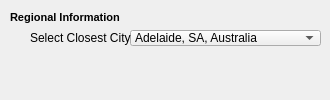
        <widget class="QWidget" name="regioncity_group" native="true">
         <property name="minimumSize">
          <size>
           <width>0</width>
           <height>100</height>
          </size>
         </property>
         <widget class="QLabel" name="regioncity_title">
          <property name="geometry">
           <rect>
            <x>10</x>
            <y>10</y>
            <width>281</width>
            <height>16</height>
           </rect>
          </property>
          <property name="text">
           <string>&lt;!DOCTYPE HTML PUBLIC &quot;-//W3C//DTD HTML 4.0//EN&quot; &quot;http://www.w3.org/TR/REC-html40/strict.dtd&quot;&gt;
&lt;html&gt;&lt;head&gt;&lt;meta name=&quot;qrichtext&quot; content=&quot;1&quot; /&gt;&lt;style type=&quot;text/css&quot;&gt;
p, li { white-space: pre-wrap; }
&lt;/style&gt;&lt;/head&gt;&lt;body style=&quot; font-family:'MS Shell Dlg 2'; font-size:8.25pt; font-weight:400; font-style:normal;&quot;&gt;
&lt;p style=&quot; margin-top:0px; margin-bottom:0px; margin-left:0px; margin-right:0px; -qt-block-indent:0; text-indent:0px;&quot;&gt;&lt;span style=&quot; font-size:8pt; font-weight:600;&quot;&gt;Regional Information&lt;/span&gt;&lt;/p&gt;&lt;/body&gt;&lt;/html&gt;</string>
          </property>
         </widget>
         <widget class="QComboBox" name="regioncity_combo">
          <property name="geometry">
           <rect>
            <x>130</x>
            <y>30</y>
            <width>191</width>
            <height>16</height>
           </rect>
          </property>
          <item>
           <property name="text">
            <string>Adelaide, SA, Australia</string>
           </property>
          </item>
          <item>
           <property name="text">
            <string>Brisbane, QLD, Australia</string>
           </property>
          </item>
          <item>
           <property name="text">
            <string>Melbourne, VIC, Australia</string>
           </property>
          </item>
          <item>
           <property name="text">
            <string>Perth, WA, Australia</string>
           </property>
          </item>
          <item>
           <property name="text">
            <string>Sydney, NSW, Australia</string>
           </property>
          </item>
         </widget>
         <widget class="QLabel" name="regioncity_lbl">
          <property name="geometry">
           <rect>
            <x>30</x>
            <y>30</y>
            <width>101</width>
            <height>16</height>
           </rect>
          </property>
          <property name="text">
           <string>Select Closest City: </string>
          </property>
         </widget>
        </widget>
